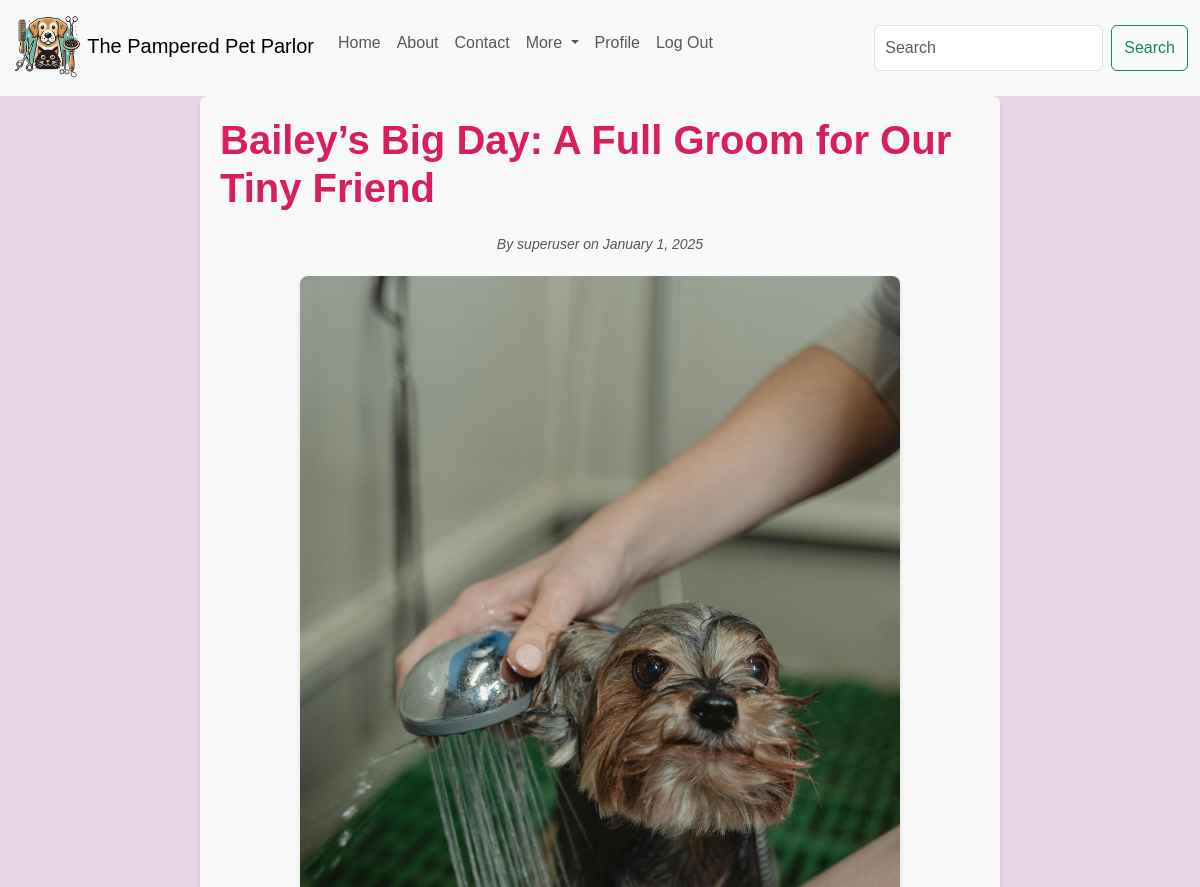
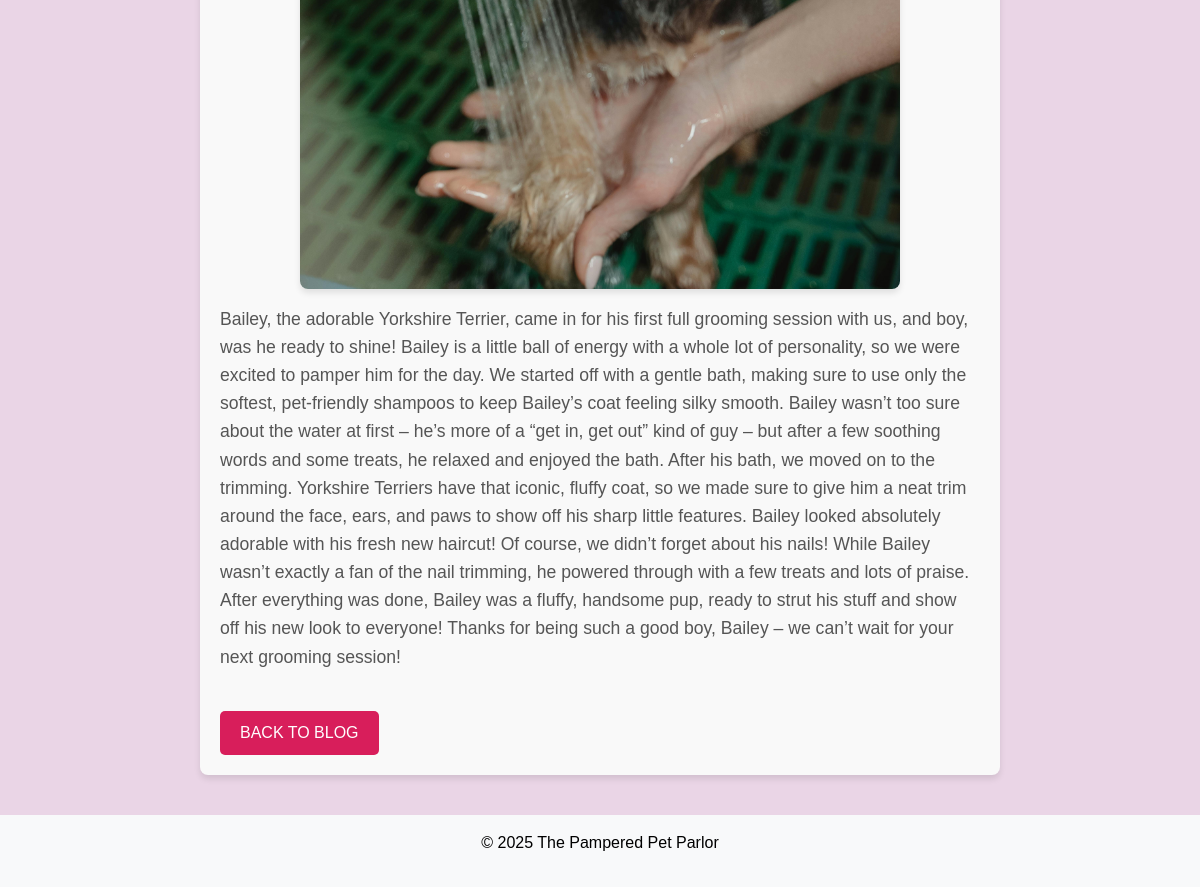
Page /blog/2/ (signed in) on the committed database (2 pictures, top to bottom).
### pampered_pet_parlor/models.py (models this page shows, shortened)
class BlogPost(models.Model):
    title = models.CharField(max_length=200)
    content = models.TextField()
    image = models.ImageField(upload_to='blog_images/', blank=True, null=True)
    created_at = models.DateTimeField(default=now)
    author = models.ForeignKey(User, on_delete=models.CASCADE, default=1)

### pampered_pet_parlor/views.py (the view)
# urls.py: path('blog/<int:post_id>/', views.blog_detail, name='blog_detail'),
def blog_detail(request, post_id):
    post = get_object_or_404(BlogPost, id=post_id)  # Retrieve the blog post by its ID
    return render(request, 'account/blog_detail.html', {'post': post})

### templates/account/blog_detail.html (shortened to what this page needs)
{% extends "base.html" %}
{% block content %}
<div class="blog-detail-container">
    <h1 class="blog-title">{{ post.title }}</h1>
    <p class="blog-meta text-center"><small>By {{ post.author.username }} on {{ post.created_at|date:"F j, Y" }}</small></p>
    {% if post.image %}
        <img src="{{ post.image.url }}" alt="{{ post.title }}" class="img-fluid mb-3">
    {% endif %}
    <div class="blog-content">
        <p>{{ post.content }}</p>
    </div>
    <div class="blog-actions">
        <a href="{% url 'blog' %}" class="btn btn-secondary">Back to Blog</a>
    </div>
</div>
{% endblock %}

### static/css/style.css (style rules this page uses)
body { font-family : 'Arial', sans-serif; background-color : #EAD5E6; color : black; margin : 0; padding : 0; }
h1, h2, h3 { color : #D81E5B; }
a { color : #D81E5B; text-decoration : none; }
.mb-3 { margin-bottom: 1.5rem; }
img.img-fluid { width: 100%; border-radius: 8px; box-shadow: 0 4px 6px rgba(0, 0, 0, 0.1); }
.blog-detail-container { max-width: 800px; margin: 0 auto; padding: 20px; background-color: #f9f9f9; border-radius: 8px; box-shadow: 0 4px 6px rgba(0, 0, 0, 0.1); }
.blog-title { font-size: 2.5rem; font-weight: bold; color: #D81E5B; margin-bottom: 20px; }
.blog-meta { font-size: 1rem; color: #555; margin-bottom: 20px; }
.blog-meta small { font-style: italic; }
.blog-detail-container img { width: 100%; max-width: 600px; height: auto; border-radius: 8px; margin: 20px 0; display: block; margin-left: auto; margin-right: auto; }
.blog-content { font-size: 1.1rem; line-height: 1.6; color: #555; margin-bottom: 40px; }
.blog-actions { display: flex; justify-content: space-between; margin-top: 40px; }
.blog-actions .btn { padding: 10px 20px; font-size: 1rem; text-transform: uppercase; border-radius: 5px; background-color: #D81E5B; color: white; border: none; cursor: pointer; transition: background-color 0.3s ease; }

### rows in the picture
BlogPost: title "Bailey’s Big Day: A Full Groom for Our Tiny Friend", author.username "superuser", created_at "January 1, 2025", image (picture), content "Bailey, the adorable Yorkshire Terrier, came in for his first full grooming session with us, and boy, was he ready to shine! Bailey is a little ball of energy with a whole lot of personality, so we were excited to pamper him for the day. We started off with a gentle bath, making sure to use only the softest, pet-friendly shampoos to keep Bailey’s coat feeling silky smooth. Bailey wasn’t too sure about the water at first – he’s more of a “get in, get out” kind of guy – but after a few soothing words and some treats, he relaxed and enjoyed the bath. After his bath, we moved on to the trimming. Yorkshire Terriers have that iconic, fluffy coat, so we made sure to give him a neat trim around the…"
